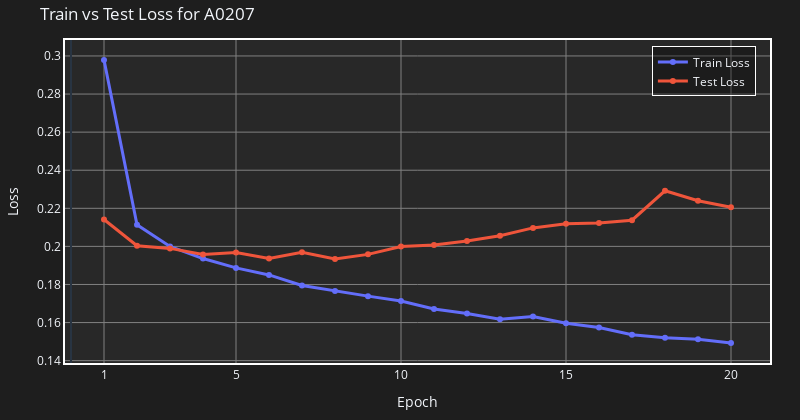
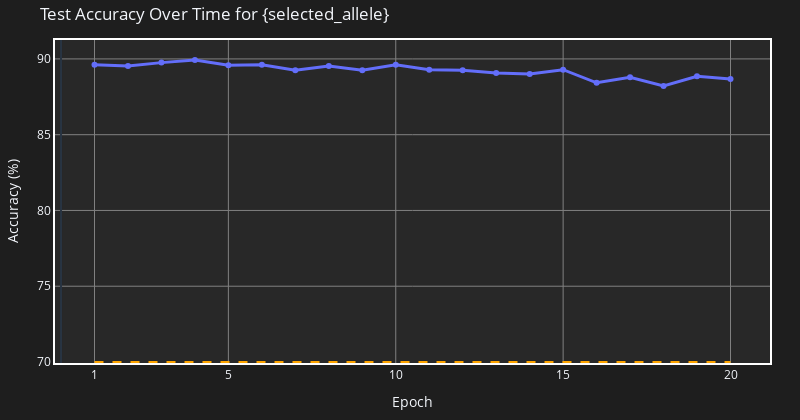
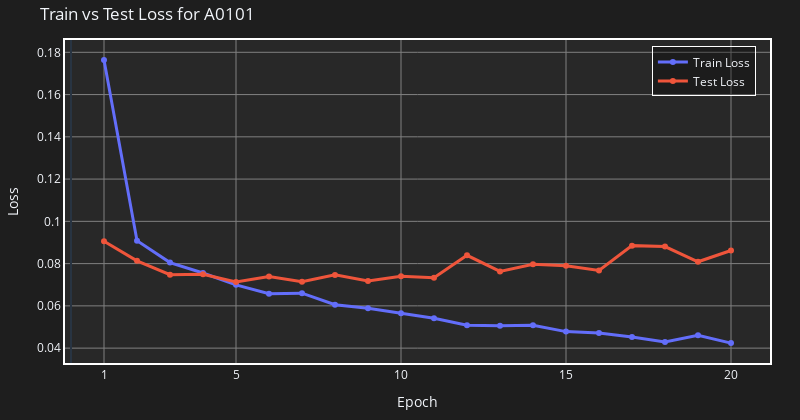
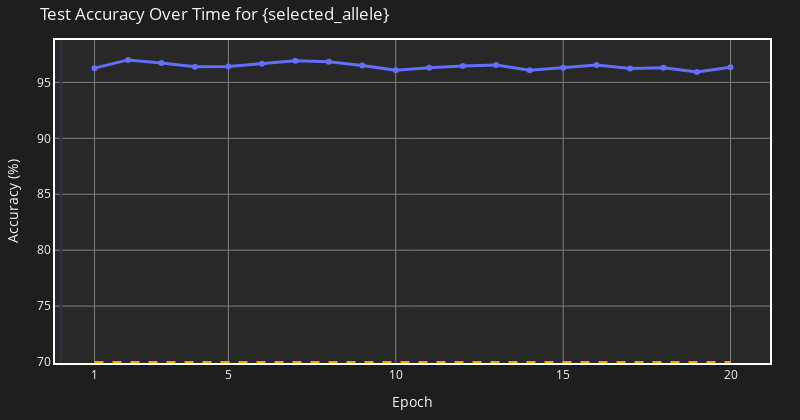

Notebook code cell kept with these figures, in order:
### Markdown cell above
##### Plot the train / tests losses. Include the plots obtained in your report.

### Code cell
from evaluation import plot_training_results

# Generate plots
for selected_allele, data in to_plot.items():
    train_losses = data['train_losses']
    test_losses = data['test_losses']
    accuracies = data['accuracies']
    epochs = data['epochs']
    plot_training_results(selected_allele, train_losses, test_losses, accuracies, 20)

### Figure 1 — Plotly figure (JSON) as saved in the notebook; plotly's stock layout.template omitted (floating-point values rounded to 4 significant figures)
{"data": [{"hoverinfo": "text", "hovertext": ["Epoch 1: 0.2979", "Epoch 2: 0.2113", "Epoch 3: 0.1999", "Epoch 4: 0.1936", "Epoch 5: 0.1887", "Epoch 6: 0.1850", "Epoch 7: 0.1794", "Epoch 8: 0.1766", "Epoch 9: 0.1739", "Epoch 10: 0.1713", "Epoch 11: 0.1671", "Epoch 12: 0.1647", "Epoch 13: 0.1617", "Epoch 14: 0.1631", "Epoch 15: 0.1597", "Epoch 16: 0.1574", "Epoch 17: 0.1536", "Epoch 18: 0.1520", "Epoch 19: 0.1512", "Epoch 20: 0.1492"], "line": {"width": 3}, "mode": "lines+markers", "name": "Train Loss", "type": "scatter", "x": [1, 2, 3, 4, 5, 6, 7, 8, 9, 10, 11, 12, 13, 14, 15, 16, 17, 18, 19, 20], "y": [0.2979, 0.2113, 0.1999, 0.1936, 0.1887, 0.185, 0.1794, 0.1766, 0.1739, 0.1713, 0.1671, 0.1647, 0.1617, 0.1631, 0.1597, 0.1574, 0.1536, 0.152, 0.1512, 0.1492]}, {"hoverinfo": "text", "hovertext": ["Epoch 1: 0.2141", "Epoch 2: 0.2004", "Epoch 3: 0.1990", "Epoch 4: 0.1958", "Epoch 5: 0.1968", "Epoch 6: 0.1936", "Epoch 7: 0.1969", "Epoch 8: 0.1933", "Epoch 9: 0.1958", "Epoch 10: 0.2000", "Epoch 11: 0.2008", "Epoch 12: 0.2028", "Epoch 13: 0.2056", "Epoch 14: 0.2097", "Epoch 15: 0.2119", "Epoch 16: 0.2123", "Epoch 17: 0.2137", "Epoch 18: 0.2292", "Epoch 19: 0.2240", "Epoch 20: 0.2206"], "line": {"width": 3}, "mode": "lines+markers", "name": "Test Loss", "type": "scatter", "x": [1, 2, 3, 4, 5, 6, 7, 8, 9, 10, 11, 12, 13, 14, 15, 16, 17, 18, 19, 20], "y": [0.2141, 0.2004, 0.199, 0.1958, 0.1968, 0.1936, 0.1969, 0.1933, 0.1958, 0.2, 0.2008, 0.2028, 0.2056, 0.2097, 0.2119, 0.2123, 0.2137, 0.2292, 0.224, 0.2206]}], "layout": {"height": 420, "legend": {"bgcolor": "rgba(0,0,0,0.3)", "bordercolor": "white", "borderwidth": 1, "x": 0.98, "xanchor": "right", "y": 0.98, "yanchor": "top"}, "margin": {"b": 40, "l": 40, "r": 30, "t": 40}, "paper_bgcolor": "rgba(30, 30, 30, 1)", "plot_bgcolor": "rgba(40, 40, 40, 1)", "title": {"text": "Train vs Test Loss for A0207"}, "width": 800, "xaxis": {"gridcolor": "gray", "gridwidth": 1, "linecolor": "white", "linewidth": 2, "mirror": true, "showgrid": true, "tickmode": "array", "tickvals": [1, 5, 10, 15, 20], "title": {"text": "Epoch"}, "zeroline": true, "zerolinewidth": 2}, "yaxis": {"gridcolor": "gray", "gridwidth": 1, "linecolor": "white", "linewidth": 2, "mirror": true, "showgrid": true, "title": {"text": "Loss"}, "zeroline": true, "zerolinewidth": 2}}}

### Figure 2 — Plotly figure (JSON) as saved in the notebook; plotly's stock layout.template omitted (floating-point values rounded to 4 significant figures)
{"data": [{"hoverinfo": "text", "hovertext": ["Epoch 1: 89.61%", "Epoch 2: 89.54%", "Epoch 3: 89.76%", "Epoch 4: 89.94%", "Epoch 5: 89.58%", "Epoch 6: 89.61%", "Epoch 7: 89.25%", "Epoch 8: 89.54%", "Epoch 9: 89.25%", "Epoch 10: 89.61%", "Epoch 11: 89.29%", "Epoch 12: 89.25%", "Epoch 13: 89.07%", "Epoch 14: 89.00%", "Epoch 15: 89.29%", "Epoch 16: 88.43%", "Epoch 17: 88.79%", "Epoch 18: 88.21%", "Epoch 19: 88.86%", "Epoch 20: 88.68%"], "line": {"width": 3}, "mode": "lines+markers", "name": "Test Accuracy", "type": "scatter", "x": [1, 2, 3, 4, 5, 6, 7, 8, 9, 10, 11, 12, 13, 14, 15, 16, 17, 18, 19, 20], "y": [89.61, 89.54, 89.76, 89.94, 89.58, 89.61, 89.25, 89.54, 89.25, 89.61, 89.29, 89.25, 89.07, 89.0, 89.29, 88.43, 88.79, 88.21, 88.86, 88.68]}], "layout": {"height": 420, "legend": {"bgcolor": "rgba(0,0,0,0.3)", "bordercolor": "white", "borderwidth": 1, "x": 0.98, "xanchor": "right", "y": 0.98, "yanchor": "top"}, "margin": {"b": 40, "l": 40, "r": 30, "t": 40}, "paper_bgcolor": "rgba(30, 30, 30, 1)", "plot_bgcolor": "rgba(40, 40, 40, 1)", "shapes": [{"line": {"color": "orange", "dash": "dash", "width": 2}, "type": "line", "x0": 1, "x1": 20, "y0": 70, "y1": 70}], "title": {"text": "Test Accuracy Over Time for {selected_allele}"}, "width": 800, "xaxis": {"gridcolor": "gray", "gridwidth": 1, "linecolor": "white", "linewidth": 2, "mirror": true, "showgrid": true, "tickmode": "array", "tickvals": [1, 5, 10, 15, 20], "title": {"text": "Epoch"}, "zeroline": true, "zerolinewidth": 2}, "yaxis": {"gridcolor": "gray", "gridwidth": 1, "linecolor": "white", "linewidth": 2, "mirror": true, "showgrid": true, "title": {"text": "Accuracy (%)"}, "zeroline": true, "zerolinewidth": 2}}}

### Figure 3 — Plotly figure (JSON) as saved in the notebook; plotly's stock layout.template omitted (floating-point values rounded to 4 significant figures)
{"data": [{"hoverinfo": "text", "hovertext": ["Epoch 1: 0.1764", "Epoch 2: 0.0909", "Epoch 3: 0.0805", "Epoch 4: 0.0755", "Epoch 5: 0.0700", "Epoch 6: 0.0657", "Epoch 7: 0.0660", "Epoch 8: 0.0605", "Epoch 9: 0.0589", "Epoch 10: 0.0565", "Epoch 11: 0.0541", "Epoch 12: 0.0508", "Epoch 13: 0.0505", "Epoch 14: 0.0509", "Epoch 15: 0.0478", "Epoch 16: 0.0472", "Epoch 17: 0.0452", "Epoch 18: 0.0429", "Epoch 19: 0.0460", "Epoch 20: 0.0424"], "line": {"width": 3}, "mode": "lines+markers", "name": "Train Loss", "type": "scatter", "x": [1, 2, 3, 4, 5, 6, 7, 8, 9, 10, 11, 12, 13, 14, 15, 16, 17, 18, 19, 20], "y": [0.1764, 0.09085, 0.08047, 0.07554, 0.06995, 0.06572, 0.066, 0.06055, 0.05886, 0.05646, 0.05413, 0.05079, 0.05055, 0.05086, 0.04782, 0.04716, 0.04524, 0.04291, 0.04604, 0.04238]}, {"hoverinfo": "text", "hovertext": ["Epoch 1: 0.0906", "Epoch 2: 0.0813", "Epoch 3: 0.0748", "Epoch 4: 0.0750", "Epoch 5: 0.0713", "Epoch 6: 0.0739", "Epoch 7: 0.0715", "Epoch 8: 0.0747", "Epoch 9: 0.0718", "Epoch 10: 0.0740", "Epoch 11: 0.0733", "Epoch 12: 0.0839", "Epoch 13: 0.0763", "Epoch 14: 0.0796", "Epoch 15: 0.0789", "Epoch 16: 0.0767", "Epoch 17: 0.0885", "Epoch 18: 0.0881", "Epoch 19: 0.0809", "Epoch 20: 0.0862"], "line": {"width": 3}, "mode": "lines+markers", "name": "Test Loss", "type": "scatter", "x": [1, 2, 3, 4, 5, 6, 7, 8, 9, 10, 11, 12, 13, 14, 15, 16, 17, 18, 19, 20], "y": [0.0906, 0.08131, 0.07476, 0.07495, 0.07127, 0.07391, 0.07147, 0.07466, 0.0718, 0.07397, 0.07326, 0.08394, 0.07632, 0.07964, 0.07893, 0.07672, 0.08851, 0.08808, 0.08086, 0.0862]}], "layout": {"height": 420, "legend": {"bgcolor": "rgba(0,0,0,0.3)", "bordercolor": "white", "borderwidth": 1, "x": 0.98, "xanchor": "right", "y": 0.98, "yanchor": "top"}, "margin": {"b": 40, "l": 40, "r": 30, "t": 40}, "paper_bgcolor": "rgba(30, 30, 30, 1)", "plot_bgcolor": "rgba(40, 40, 40, 1)", "title": {"text": "Train vs Test Loss for A0101"}, "width": 800, "xaxis": {"gridcolor": "gray", "gridwidth": 1, "linecolor": "white", "linewidth": 2, "mirror": true, "showgrid": true, "tickmode": "array", "tickvals": [1, 5, 10, 15, 20], "title": {"text": "Epoch"}, "zeroline": true, "zerolinewidth": 2}, "yaxis": {"gridcolor": "gray", "gridwidth": 1, "linecolor": "white", "linewidth": 2, "mirror": true, "showgrid": true, "title": {"text": "Loss"}, "zeroline": true, "zerolinewidth": 2}}}

### Figure 4 — Plotly figure (JSON) as saved in the notebook; plotly's stock layout.template omitted (floating-point values rounded to 4 significant figures)
{"data": [{"hoverinfo": "text", "hovertext": ["Epoch 1: 96.27%", "Epoch 2: 97.01%", "Epoch 3: 96.74%", "Epoch 4: 96.39%", "Epoch 5: 96.43%", "Epoch 6: 96.66%", "Epoch 7: 96.93%", "Epoch 8: 96.86%", "Epoch 9: 96.51%", "Epoch 10: 96.08%", "Epoch 11: 96.31%", "Epoch 12: 96.47%", "Epoch 13: 96.55%", "Epoch 14: 96.08%", "Epoch 15: 96.31%", "Epoch 16: 96.55%", "Epoch 17: 96.24%", "Epoch 18: 96.31%", "Epoch 19: 95.93%", "Epoch 20: 96.35%"], "line": {"width": 3}, "mode": "lines+markers", "name": "Test Accuracy", "type": "scatter", "x": [1, 2, 3, 4, 5, 6, 7, 8, 9, 10, 11, 12, 13, 14, 15, 16, 17, 18, 19, 20], "y": [96.27, 97.01, 96.74, 96.39, 96.43, 96.66, 96.93, 96.86, 96.51, 96.08, 96.31, 96.47, 96.55, 96.08, 96.31, 96.55, 96.24, 96.31, 95.93, 96.35]}], "layout": {"height": 420, "legend": {"bgcolor": "rgba(0,0,0,0.3)", "bordercolor": "white", "borderwidth": 1, "x": 0.98, "xanchor": "right", "y": 0.98, "yanchor": "top"}, "margin": {"b": 40, "l": 40, "r": 30, "t": 40}, "paper_bgcolor": "rgba(30, 30, 30, 1)", "plot_bgcolor": "rgba(40, 40, 40, 1)", "shapes": [{"line": {"color": "orange", "dash": "dash", "width": 2}, "type": "line", "x0": 1, "x1": 20, "y0": 70, "y1": 70}], "title": {"text": "Test Accuracy Over Time for {selected_allele}"}, "width": 800, "xaxis": {"gridcolor": "gray", "gridwidth": 1, "linecolor": "white", "linewidth": 2, "mirror": true, "showgrid": true, "tickmode": "array", "tickvals": [1, 5, 10, 15, 20], "title": {"text": "Epoch"}, "zeroline": true, "zerolinewidth": 2}, "yaxis": {"gridcolor": "gray", "gridwidth": 1, "linecolor": "white", "linewidth": 2, "mirror": true, "showgrid": true, "title": {"text": "Accuracy (%)"}, "zeroline": true, "zerolinewidth": 2}}}
